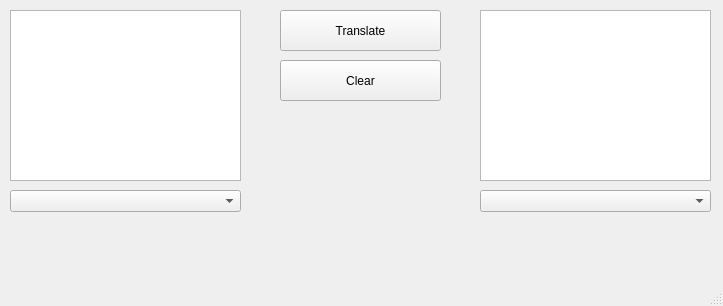
<?xml version="1.0" encoding="UTF-8"?>
<ui version="4.0">
 <class>MainWindow</class>
 <widget class="QMainWindow" name="MainWindow">
  <property name="geometry">
   <rect>
    <x>0</x>
    <y>0</y>
    <width>723</width>
    <height>306</height>
   </rect>
  </property>
  <property name="windowTitle">
   <string>MainWindow</string>
  </property>
  <widget class="QWidget" name="centralwidget">
   <widget class="QPushButton" name="pushButton">
    <property name="geometry">
     <rect>
      <x>280</x>
      <y>10</y>
      <width>161</width>
      <height>41</height>
     </rect>
    </property>
    <property name="text">
     <string>Translate</string>
    </property>
   </widget>
   <widget class="QPushButton" name="pushButton_2">
    <property name="geometry">
     <rect>
      <x>280</x>
      <y>60</y>
      <width>161</width>
      <height>41</height>
     </rect>
    </property>
    <property name="text">
     <string>Clear</string>
    </property>
   </widget>
   <widget class="QTextEdit" name="textEdit">
    <property name="geometry">
     <rect>
      <x>10</x>
      <y>10</y>
      <width>231</width>
      <height>171</height>
     </rect>
    </property>
   </widget>
   <widget class="QTextEdit" name="textEdit_2">
    <property name="geometry">
     <rect>
      <x>480</x>
      <y>10</y>
      <width>231</width>
      <height>171</height>
     </rect>
    </property>
   </widget>
   <widget class="QComboBox" name="comboBox">
    <property name="geometry">
     <rect>
      <x>10</x>
      <y>190</y>
      <width>231</width>
      <height>22</height>
     </rect>
    </property>
   </widget>
   <widget class="QComboBox" name="comboBox_2">
    <property name="geometry">
     <rect>
      <x>480</x>
      <y>190</y>
      <width>231</width>
      <height>22</height>
     </rect>
    </property>
   </widget>
  </widget>
  <widget class="QMenuBar" name="menubar">
   <property name="geometry">
    <rect>
     <x>0</x>
     <y>0</y>
     <width>723</width>
     <height>22</height>
    </rect>
   </property>
  </widget>
  <widget class="QStatusBar" name="statusbar"/>
 </widget>
 <resources/>
 <connections/>
</ui>
